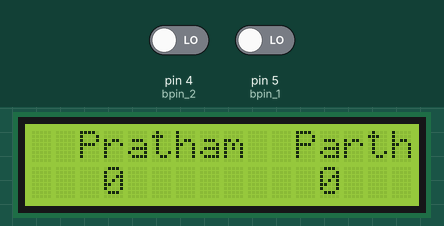
Simulated run of this sketch. Board: Arduino Uno, built with avr-gcc and run on an emulated ATmega328P. On the bench: 16×2 character LCD. The test bench sets the inputs (shaded band); at power-on: pin 4 (bpin_2) LOW, pin 5 (bpin_1) LOW.

Above: at 3.2 s.
3.3 s: pin 4 (bpin_2) driven HIGH
At 6.2 s:
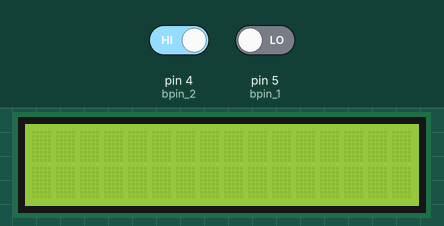
At 6.9 s:
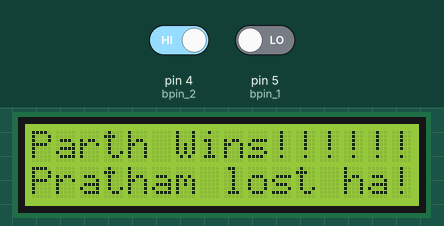
Timing chart, 0 to 8.4 s (numbered marks = the images above; inputs shaded):
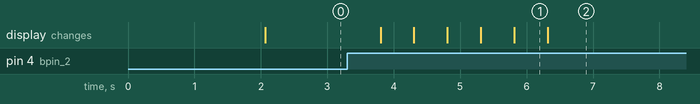

Measured:
- after the input at 3.3 s, the display: first changes after 0.50 s (image 1 shows a later state)
- what the display in image 1 shows lasts 0.5 s, from 5.8 s to 6.3 s

The sketch:

Point_Counter.ino
```cpp
#include <LiquidCrystal.h>
LiquidCrystal lcd (6,7,8,9,10,11);
int val_1 = 0 ;
int val_2 = 0 ;
const int bpin_1 = 5 ;
const int bpin_2 = 4;
int x = 0;
int y = 0;
void setup()
{
 lcd.begin(16,2);
 pinMode(bpin_1,INPUT);
 pinMode(bpin_2,INPUT);
 lcd.print("Let's Begin");
 delay(2000);
 lcd.clear();
}

void loop()
{
 x = digitalRead(bpin_1);
 y = digitalRead(bpin_2);

  if (x == 1)
  {
    delay(500);
    val_1 = val_1 + 1 ;
   }
  if (y == 1)
  {
    delay(500);
    val_2 = val_2 + 1 ;
  }
    if (val_1 == 5)
    {
      lcd.clear();
      delay(500);
      lcd.setCursor(0,0);
      lcd.print("Pratham-Wins!!!");
      lcd.setCursor(0,1);
      lcd.print("Parth lost ha ha!!");
      delay(10000);
    }
    if (val_2 == 5)
    {
      lcd.clear();
      delay(500);
      lcd.setCursor(0,0);
      lcd.print("Parth Wins!!!!!!");
      lcd.setCursor(0,1);
      lcd.print("Pratham lost ha!");
      delay(10000);
    }
  lcd.setCursor(2,0);
  lcd.print("Pratham");
  lcd.setCursor(3,1);
  lcd.print(val_1);
  lcd.setCursor(11,0);
  lcd.print("Parth");
  lcd.setCursor(12,1);
  lcd.print(val_2);
}
```
